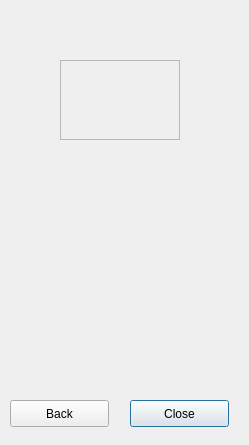
<?xml version="1.0" encoding="UTF-8"?>
<ui version="4.0">
 <class>Dialog</class>
 <widget class="QDialog" name="Dialog">
  <property name="geometry">
   <rect>
    <x>0</x>
    <y>0</y>
    <width>249</width>
    <height>445</height>
   </rect>
  </property>
  <property name="windowTitle">
   <string>Dialog</string>
  </property>
  <widget class="QPushButton" name="pushButton">
   <property name="geometry">
    <rect>
     <x>130</x>
     <y>400</y>
     <width>99</width>
     <height>27</height>
    </rect>
   </property>
   <property name="text">
    <string>Close</string>
   </property>
  </widget>
  <widget class="QPushButton" name="pushButton_2">
   <property name="geometry">
    <rect>
     <x>10</x>
     <y>400</y>
     <width>99</width>
     <height>27</height>
    </rect>
   </property>
   <property name="text">
    <string>Back</string>
   </property>
  </widget>
  <widget class="QFrame" name="frame">
   <property name="geometry">
    <rect>
     <x>60</x>
     <y>60</y>
     <width>120</width>
     <height>80</height>
    </rect>
   </property>
   <property name="frameShape">
    <enum>QFrame::StyledPanel</enum>
   </property>
   <property name="frameShadow">
    <enum>QFrame::Raised</enum>
   </property>
  </widget>
 </widget>
 <resources/>
 <connections/>
</ui>
